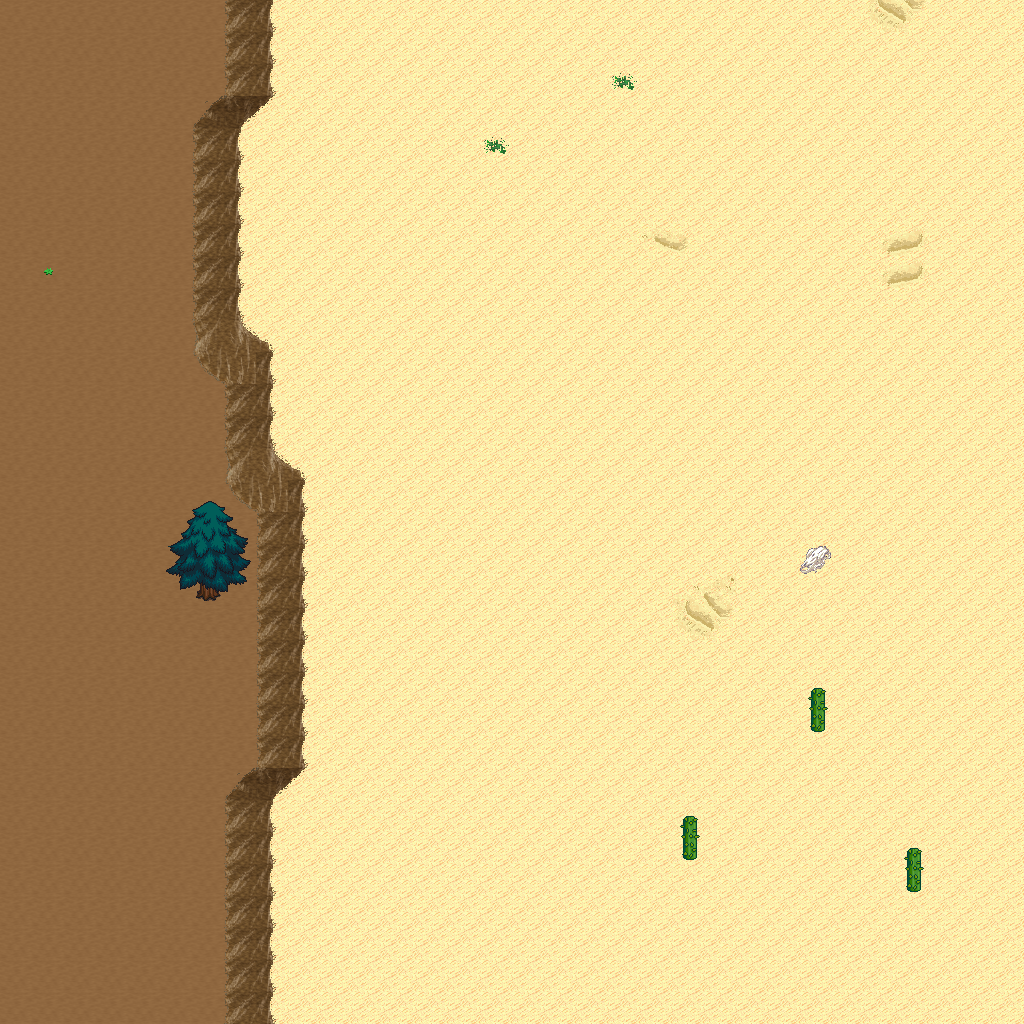

Rendered tile map (Tiled .tmx) drawn with the repository's tilesets; below, a short description and the map source with its tile grids summarised:
An orthogonal 32x32 tile map with 32x32 px tiles, 5 tile layers (Ground, Objects, Objects2, Above, ...), 1 hidden layer not drawn, 12 tilesets.

<map version="1.10" tiledversion="1.11.0" orientation="orthogonal" renderorder="right-down" width="32" height="32" tilewidth="32" tileheight="32" infinite="0" nextlayerid="11" nextobjectid="1">
 <tileset firstgid="1" name="logic_collision" tilewidth="32" tileheight="32" tilecount="1" columns="1">
  <image source="../drawable/logic_collision.png" width="32" height="32" />
 </tileset>
 <tileset firstgid="2" name="ground_ground" tilewidth="32" tileheight="32" tilecount="33" columns="3">
  <image source="../drawable/ground_ground.png" width="96" height="352" />
 </tileset>
 <tileset firstgid="35" name="ground_ridge_earth_pale" tilewidth="32" tileheight="32" tilecount="96" columns="12">
  <image source="../drawable/ground_ridge_earth_pale.png" width="384" height="256" />
 </tileset>
 <tileset firstgid="131" name="ground_ridge_earth_dark" tilewidth="32" tileheight="32" tilecount="96" columns="12">
  <image source="../drawable/ground_ridge_earth_dark.png" width="384" height="256" />
 </tileset>
 <tileset firstgid="227" name="terrain_desert" tilewidth="32" tileheight="32" tilecount="88" columns="8">
  <image source="../drawable/terrain_desert.png" width="256" height="352" />
 </tileset>
 <tileset firstgid="315" name="plant_tree_tree_darkgreen" tilewidth="32" tileheight="32" tilecount="88" columns="8">
  <image source="../drawable/plant_tree_tree_darkgreen.png" width="256" height="352" />
 </tileset>
 <tileset firstgid="403" name="ground_rock_pebbles" tilewidth="32" tileheight="32" tilecount="3" columns="1">
  <image source="../drawable/ground_rock_pebbles.png" width="32" height="96" />
 </tileset>
 <tileset firstgid="406" name="ground_sand_2" tilewidth="32" tileheight="32" tilecount="15" columns="5">
  <image source="../drawable/ground_sand_2.png" width="160" height="96" />
 </tileset>
 <tileset firstgid="421" name="plant_cactus_2" tilewidth="32" tileheight="32" tilecount="10" columns="5">
  <image source="../drawable/plant_cactus_2.png" width="160" height="64" />
 </tileset>
 <tileset firstgid="431" name="plant_cactus" tilewidth="32" tileheight="32" tilecount="2" columns="1">
  <image source="../drawable/plant_cactus.png" width="32" height="64" />
 </tileset>
 <tileset firstgid="433" name="plant_star_shaped_plants" tilewidth="32" tileheight="32" tilecount="6" columns="2">
  <image source="../drawable/plant_star_shaped_plants.png" width="64" height="96" />
 </tileset>
 <tileset firstgid="439" name="plant_tree_evergreen" tilewidth="32" tileheight="32" tilecount="36" columns="3">
  <image source="../drawable/plant_tree_evergreen.png" width="96" height="384" />
 </tileset>
 <layer id="1" name="Ground" width="32" height="32">
  <data>[1024 cells, 1024 non-empty, 12 distinct tile ids]</data>
 </layer>
 <layer id="2" name="Objects" width="32" height="32">
  <data>[1024 cells, 75 non-empty, 13 distinct tile ids]</data>
 </layer>
 <layer id="3" name="Objects2" width="32" height="32">
  <data>[1024 cells, 0 non-empty, 0 distinct tile ids]</data>
 </layer>
 <layer id="4" name="Above" width="32" height="32">
  <data>[1024 cells, 13 non-empty, 11 distinct tile ids]</data>
 </layer>
 <layer id="5" name="Above2" width="32" height="32">
  <data>[1024 cells, 0 non-empty, 0 distinct tile ids]</data>
 </layer>
 <layer id="6" name="Walkable" width="32" height="32" visible="0">
  <data>[1024 cells, 39 non-empty, 1 distinct tile ids]</data>
 </layer>
 <objectgroup id="7" name="Mapevents" />
 <objectgroup id="8" name="Spawn" />
 <objectgroup id="9" name="Keys" />
 <objectgroup id="10" name="Replace" />
</map>
